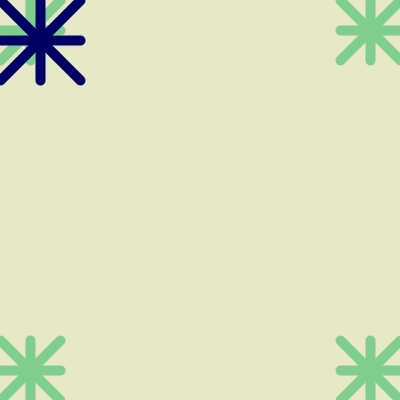
Frame 1 (no input)
Frame 60 (the mouse pressed at the canvas centre just before this capture): identical to frame 1, image omitted
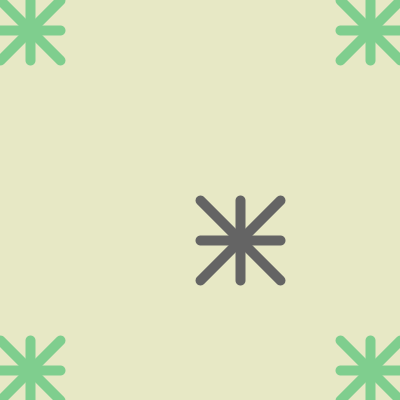
Frame 120 (the mouse held since frame 60 and released just before this capture)

The Processing sketch that drew these frames (run headless with seeded random() and noise(); from frame 60 on, the mouse is pressed at the canvas centre):

// Processing sketch: processing_42515
// ── processing_42515.pde

void setup() {
  size(400, 400);
  smooth();

}

void draw() {
  noStroke();
  fill(231, 232, 197);
  rect(0, 0, width, height);

  stroke(127, 206, 142);
  strokeWeight(10);
  drawCross(0, 0, 60);
  drawCross(340, 0, 60);
  drawCross(340, 340, 60);
  drawCross(0, 340, 60);

  stroke(mouseX/2, mouseY/2, 100);
  noCursor();
  drawCross(pmouseX, pmouseY, 80);
}


void drawCross(float x, float y, float crossSize) {

  line (x, y, x+crossSize, y+crossSize);
  line (x+crossSize, y, x, y+crossSize);
  line (x+crossSize/2, y, x+crossSize/2, y+crossSize);
  line (x, y+crossSize/2, x+crossSize, y+crossSize/2);
}				
